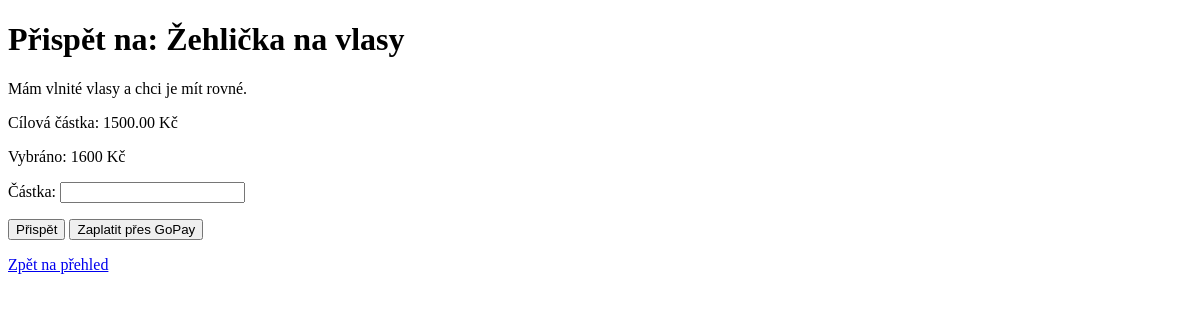
Page /microfund/donate/2 on the earlier database version.
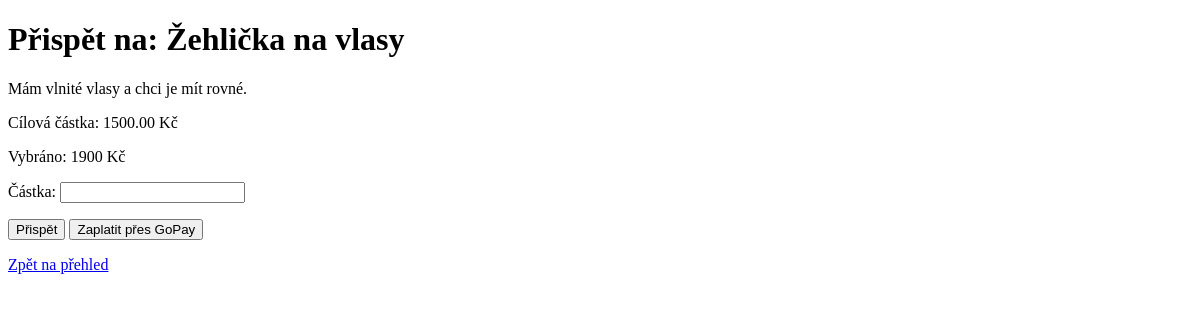
Same page on the later database version.
### microfund/models.py (models this page shows)
class Request(models.Model):
    name = models.CharField(max_length=200)
    description = models.CharField(max_length=1000)
    status = models.CharField(max_length=50)
    cash_amount = models.DecimalField(max_digits=10, decimal_places=2)
    donor_amount = models.IntegerField(default=0)
    time_of_creation = models.DateTimeField(auto_now_add=True)
    time_to_end = models.DateTimeField(null=True, blank=True)
    student = models.ForeignKey("Student", on_delete=models.CASCADE)
    donor = models.ForeignKey("Donor", on_delete=models.SET_NULL, null=True, blank=True)

### microfund/views.py (the view)
# urls.py: path("donate/<int:id>", views.donate, name="donate"),
def donate(request, id):
    req = get_object_or_404(Request, id=id)
    if request.method == "POST":
        form = DonateForm(request.POST)
        if form.is_valid():
            amount = form.cleaned_data["amount"]
            req.donor_amount += amount
            req.save()
            return redirect("dashboard")
    else:
        form = DonateForm()
    return render(request, "microfund/donate.html", {"form": form, "req": req})
    req.save()
    return redirect("dashboard")

### microfund/forms.py
class DonateForm(forms.Form):
    amount = forms.DecimalField(label="Částka", max_digits=10, decimal_places=2, min_value=1)

### microfund/templates/microfund/donate.html (shortened to what this page needs)
<!DOCTYPE html>
<html lang="cs">
<head>
</head>
<body>
    <h1>Přispět na: {{ req.name }}</h1>
    <p>{{ req.description }}</p>
    <p>Cílová částka: {{ req.cash_amount }} Kč</p>
    <p>Vybráno: {{ req.donor_amount }} Kč</p>
    <form method="POST">
        {{ form.as_p }}
        <button type="submit">Přispět</button>
        <button type="button">Zaplatit přes GoPay</button>
    </form>
    <p><a href="/microfund/">Zpět na přehled</a></p>
</body>
</html>

Differences in the rows shown:
changed Request "Žehlička na vlasy": donor_amount "1600" → "1900"
